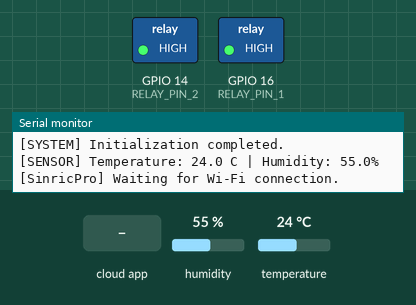
Recording of a sketch running on a simulated ESP8266 (NodeMCU). Shown: switched loads named in the sketch (green lamp = pin HIGH), the last lines printed to the serial monitor. The test bench sets the inputs (shaded band); at power-on: humidity 55 %, temperature 24 °C. WiFi joins after 1.5 s; servers stay silent unless stated.

Above: at 1.3 s.
1.4 s: the phone or cloud app sets YOUR_RELAY_DEVICE_ID to 1
At 2.8 s:
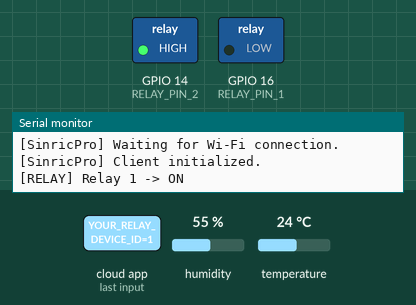
3.1 s: the phone or cloud app sets YOUR_RELAY_DEVICE_ID to 0
At 3.6 s:
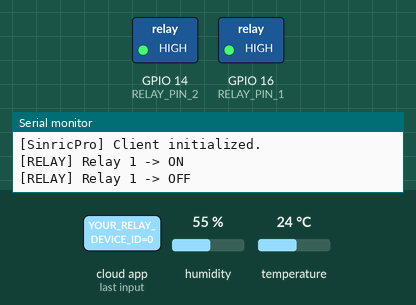
Timing chart, 0 to 6.1 s (numbered marks = the images above; inputs shaded):
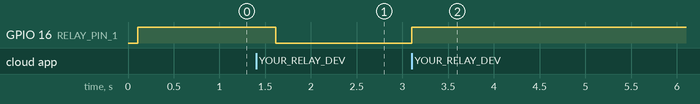

The sketch:

SINRIC_PRO.ino
```cpp
/*
 * ============================================================================
 * PROJECT : SinricPro Smart Relay + DHT22
 * BOARD   : ESP8266 NodeMCU / ESP32
 * FEATURES:
 *   - 2 relay controlled by SinricPro
 *   - DHT22 temperature and humidity monitoring
 *   - Wi-Fi reconnection attempts
 *   - Periodic sensor acquisition
 *   - Change-based sensor reporting with rate limiting
 *   - Configurable active-LOW / active-HIGH relay logic
 *
 * LIBRARIES:
 *   - SinricPro
 *   - Adafruit DHT sensor library
 *   - Adafruit Unified Sensor
 * ============================================================================
 */

#include <Arduino.h>
#include <math.h>
#include <DHT.h>

#if defined(ESP8266)
  #include <ESP8266WiFi.h>
#elif defined(ESP32)
  #include <WiFi.h>
#else
  #error "Board tidak didukung. Gunakan ESP8266 atau ESP32."
#endif

#include <SinricPro.h>
#include <SinricProSwitch.h>
#include <SinricProTemperaturesensor.h>

// ============================================================================
// 1. CREDENTIALS
// ============================================================================

// Ganti dengan kredensial Wi-Fi Anda.
#define WIFI_SSID     "YOUR_WIFI_SSID"
#define WIFI_PASS     "YOUR_WIFI_PASSWORD"

// Gunakan kredensial baru dari dashboard SinricPro.
#define APP_KEY       "YOUR_NEW_APP_KEY"
#define APP_SECRET    "YOUR_NEW_APP_SECRET"

// Buat atau pilih perangkat Temperature Sensor di SinricPro,
// lalu masukkan Device ID yang sesuai.
#define TEMP_SENSOR_ID "YOUR_TEMPERATURE_SENSOR_DEVICE_ID"
#define Relay_ID1 "YOUR_RELAY_DEVICE_ID"
#define Relay_ID2 "YOUR_RELAY_DEVICE_ID"

// ============================================================================
// 2. HARDWARE CONFIGURATION
// ============================================================================

#if defined(ESP8266)

  // Konfigurasi mengikuti pin pada kode awal:
  // D16 = GPIO16, D5 = GPIO14, D4 = GPIO2.
  constexpr uint8_t RELAY_PIN_1 = 16;
  constexpr uint8_t RELAY_PIN_2 = 14;
  constexpr uint8_t DHT_PIN     = 2;

#elif defined(ESP32)

  // Konfigurasi mengikuti pin pada kode awal.
  constexpr uint8_t RELAY_PIN_1 = 16;
  constexpr uint8_t RELAY_PIN_2 = 17;
  constexpr uint8_t DHT_PIN     = 5;

#endif

constexpr uint8_t DHT_TYPE = DHT22;

// Atur true untuk modul relay aktif-LOW.
// Atur false untuk modul relay aktif-HIGH.
constexpr bool RELAY_ACTIVE_LOW = true;

constexpr uint8_t RELAY_ON_LEVEL =
    RELAY_ACTIVE_LOW ? LOW : HIGH;

constexpr uint8_t RELAY_OFF_LEVEL =
    RELAY_ACTIVE_LOW ? HIGH : LOW;

// ============================================================================
// 3. TIMING CONFIGURATION
// ============================================================================

constexpr unsigned long SENSOR_READ_INTERVAL_MS = 5000UL;
constexpr unsigned long WIFI_RETRY_INTERVAL_MS  = 15000UL;

// Pengiriman dibatasi minimal satu kali per 60 detik.
// Data tetap dibaca setiap 5 detik.
constexpr unsigned long MIN_EVENT_INTERVAL_MS = 60000UL;

// Kirim ulang data secara berkala walaupun nilainya tidak berubah.
constexpr unsigned long SENSOR_HEARTBEAT_MS = 300000UL;

// Ambang perubahan agar fluktuasi kecil tidak terus memicu event.
constexpr float TEMP_CHANGE_THRESHOLD_C = 0.3f;
constexpr float HUM_CHANGE_THRESHOLD_PCT = 1.0f;

// ============================================================================
// 4. RELAY DEVICE CONFIGURATION
// ============================================================================

struct RelayInfo {
  const char* deviceId;
  const char* name;
  uint8_t pin;
};

RelayInfo relays[] = {
  {
    Relay_ID1,
    "Relay 1",
    RELAY_PIN_1
  },
  {
    Relay_ID2,
    "Relay 2",
    RELAY_PIN_2
  }
};

constexpr size_t RELAY_COUNT =
    sizeof(relays) / sizeof(relays[0]);

// ============================================================================
// 5. GLOBAL OBJECTS AND STATE
// ============================================================================

DHT dht(DHT_PIN, DHT_TYPE);

bool sinricStarted = false;

unsigned long lastWiFiAttemptMs = 0;
unsigned long lastSensorReadMs = 0;
unsigned long lastEventAttemptMs = 0;
unsigned long lastSuccessfulEventMs = 0;

bool firstSensorRead = true;
bool hasEventAttempt = false;
bool hasPublishedData = false;

// Mendorong pengiriman data setelah koneksi SinricPro berhasil.
bool forceSensorPublish = true;

float lastSentTemperature = 0.0f;
float lastSentHumidity = 0.0f;

// ============================================================================
// 6. FUNCTION DECLARATIONS
// ============================================================================

void initializeRelays();
void setRelayState(const RelayInfo& relay, bool state);
bool onPowerState(const String& deviceId, bool& state);

void startWiFi();
void setupSinricPro();

void readAndReportSensor();
void reportSensorEvent(float temperature, float humidity);

// ============================================================================
// 7. SETUP
// ============================================================================

void setup() {
  Serial.begin(115200);
  delay(100);

  Serial.println();
  Serial.println(F("===================================="));
  Serial.println(F(" SinricPro Smart Relay + DHT22"));
  Serial.println(F("===================================="));

#if defined(ESP8266)
  Serial.println(F("[SYSTEM] Board: ESP8266"));
#elif defined(ESP32)
  Serial.println(F("[SYSTEM] Board: ESP32"));
#endif

  initializeRelays();

  dht.begin();
  Serial.println(F("[SENSOR] DHT22 initialized."));

  startWiFi();

  Serial.println(F("[SYSTEM] Initialization completed."));
}

// ============================================================================
// 8. MAIN LOOP
// ============================================================================

void loop() {
  const unsigned long now = millis();

  // Check Wi-Fi state and retry periodically if disconnected.
  if (WiFi.status() == WL_CONNECTED) {
    if (!sinricStarted) {
      setupSinricPro();
    }
  } else if (now - lastWiFiAttemptMs >= WIFI_RETRY_INTERVAL_MS) {
    lastWiFiAttemptMs = now;

    Serial.println(F("[WiFi] Connection lost/not ready. Retrying..."));
    WiFi.begin(WIFI_SSID, WIFI_PASS);
  }

  // SinricPro must be serviced continuously once initialized.
  if (sinricStarted) {
    SinricPro.handle();
  }

  // Read the sensor immediately, then periodically.
  if (firstSensorRead ||
      now - lastSensorReadMs >= SENSOR_READ_INTERVAL_MS) {

    firstSensorRead = false;
    lastSensorReadMs = now;

    readAndReportSensor();
  }
}

// ============================================================================
// 9. RELAY INITIALIZATION
// ============================================================================

void initializeRelays() {
  for (size_t i = 0; i < RELAY_COUNT; i++) {
    // Set the OFF level before enabling output mode.
    digitalWrite(relays[i].pin, RELAY_OFF_LEVEL);
    pinMode(relays[i].pin, OUTPUT);
  }

  Serial.println(F("[RELAY] All relays initialized to OFF."));
}

// ============================================================================
// 10. CENTRALIZED RELAY CONTROL
// ============================================================================

void setRelayState(const RelayInfo& relay, bool state) {
  digitalWrite(
    relay.pin,
    state ? RELAY_ON_LEVEL : RELAY_OFF_LEVEL
  );

  Serial.printf(
    "[RELAY] %s -> %s\r\n",
    relay.name,
    state ? "ON" : "OFF"
  );
}

// ============================================================================
// 11. SINRICPRO SWITCH CALLBACK
// ============================================================================

bool onPowerState(const String& deviceId, bool& state) {
  for (size_t i = 0; i < RELAY_COUNT; i++) {
    if (deviceId.equals(relays[i].deviceId)) {
      setRelayState(relays[i], state);
      return true;
    }
  }

  Serial.println(F("[RELAY][ERROR] Unknown device ID."));
  return false;
}

// ============================================================================
// 12. WI-FI INITIALIZATION
// ============================================================================

void startWiFi() {
  WiFi.mode(WIFI_STA);
  WiFi.setAutoReconnect(true);

#if defined(ESP8266)
  WiFi.setSleepMode(WIFI_NONE_SLEEP);
#elif defined(ESP32)
  WiFi.setSleep(false);
#endif

  Serial.printf("[WiFi] Connecting to: %s\r\n", WIFI_SSID);

  WiFi.begin(WIFI_SSID, WIFI_PASS);
  lastWiFiAttemptMs = millis();
}

// ============================================================================
// 13. SINRICPRO INITIALIZATION
// ============================================================================

void setupSinricPro() {
  // Register each relay device and its callback.
  for (size_t i = 0; i < RELAY_COUNT; i++) {
    SinricProSwitch& mySwitch = SinricPro[relays[i].deviceId];
    mySwitch.onPowerState(onPowerState);
  }

  // Register the temperature sensor device.
  SinricProTemperaturesensor& mySensor =
      SinricPro[TEMP_SENSOR_ID];

  // Suppress an unused-variable warning; device registration occurs
  // through the SinricPro device accessor above.
  (void)mySensor;

  SinricPro.onConnected([]() {
    Serial.println(F("[SinricPro] Connected."));
    forceSensorPublish = true;
    hasEventAttempt = false;
  });

  SinricPro.onDisconnected([]() {
    Serial.println(F("[SinricPro] Disconnected."));
  });

  // Start SinricPro exactly once.
  SinricPro.begin(APP_KEY, APP_SECRET);
  sinricStarted = true;

  Serial.println(F("[SinricPro] Client initialized."));
}

// ============================================================================
// 14. DHT22 SENSOR ACQUISITION
// ============================================================================

void readAndReportSensor() {
  const float temperature = dht.readTemperature();
  const float humidity = dht.readHumidity();

  // Reject invalid or implausible readings.
  if (isnan(temperature) ||
      isnan(humidity) ||
      temperature < -40.0f ||
      temperature > 80.0f ||
      humidity < 0.0f ||
      humidity > 100.0f) {

    Serial.println(F("[SENSOR][ERROR] Invalid DHT22 reading."));
    return;
  }

  Serial.printf(
    "[SENSOR] Temperature: %.1f C | Humidity: %.1f%%\r\n",
    temperature,
    humidity
  );

  if (!sinricStarted) {
    Serial.println(F("[SinricPro] Waiting for Wi-Fi connection."));
    return;
  }

  reportSensorEvent(temperature, humidity);
}

// ============================================================================
// 15. CHANGE-BASED SENSOR REPORTING
// ============================================================================

void reportSensorEvent(float temperature, float humidity) {
  const unsigned long now = millis();

  const bool temperatureChanged =
      !hasPublishedData ||
      fabsf(temperature - lastSentTemperature) >=
          TEMP_CHANGE_THRESHOLD_C;

  const bool humidityChanged =
      !hasPublishedData ||
      fabsf(humidity - lastSentHumidity) >=
          HUM_CHANGE_THRESHOLD_PCT;

  const bool heartbeatDue =
      hasPublishedData &&
      (now - lastSuccessfulEventMs >= SENSOR_HEARTBEAT_MS);

  const bool eventRequired =
      forceSensorPublish ||
      temperatureChanged ||
      humidityChanged ||
      heartbeatDue;

  if (!eventRequired) {
    return;
  }

  // Prevent excessive event attempts.
  if (hasEventAttempt &&
      now - lastEventAttemptMs < MIN_EVENT_INTERVAL_MS) {
    return;
  }

  lastEventAttemptMs = now;
  hasEventAttempt = true;

  SinricProTemperaturesensor& mySensor =
      SinricPro[TEMP_SENSOR_ID];

  const bool success =
      mySensor.sendTemperatureEvent(temperature, humidity);

  if (success) {
    lastSentTemperature = temperature;
    lastSentHumidity = humidity;

    lastSuccessfulEventMs = now;
    hasPublishedData = true;
    forceSensorPublish = false;

    Serial.println(F("[SinricPro] Sensor event sent successfully."));
  } else {
    Serial.println(
      F("[SinricPro][ERROR] Failed to send sensor event.")
    );

    // Do not update the last successful values.
    // A later attempt can retry the latest measurement.
  }
}
```

Measured:
- after the input at 1.4 s, GPIO 16 (RELAY_PIN_1): HIGH → LOW after 0.22 s
- after the input at 3.1 s, GPIO 16 (RELAY_PIN_1): LOW → HIGH at once
